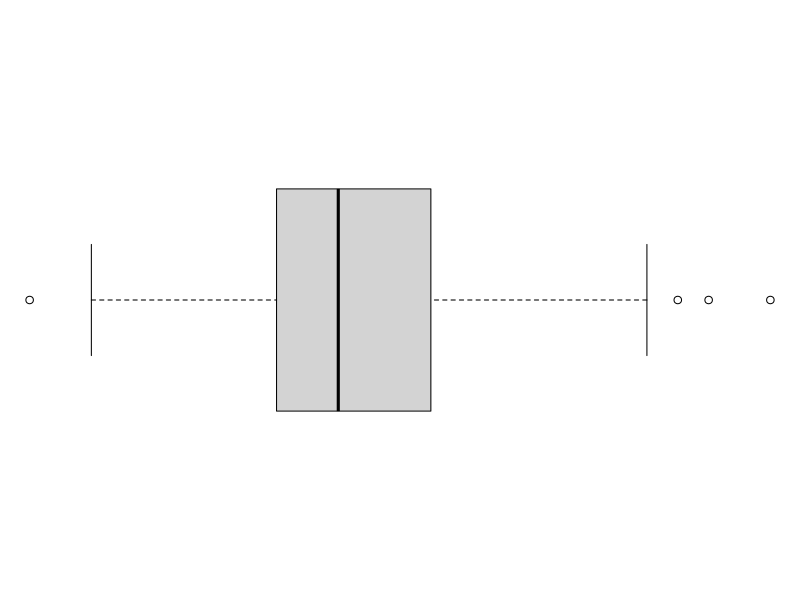

The R source for this figure:
## ---- chunk 1
library(knitr)
opts_chunk$set(tidy = TRUE, cache = FALSE) 
library(knitr)
## ---- chunk 2
library("DiagrammeR")

DiagrammeR::grViz(" 
digraph rmarkdown {

graph [fontsize = 16, fontname = Arial, nodesep = .1, ranksep = .6]
node [fontsize = 16, fontname = Arial, fontcolor = White]
edge [fontsize = 12, fontname = Arial, width = 2]

Type [shape=rectangle,style=filled, color=SteelBlue4,width=5]

Qualitative [shape=rectangle, style=filled, color=SteelBlue3, label='Qualitative or Categorical \\n (Categories) \\n R: Factor or Character']

Quantitative [shape=rectangle, style=filled, color=SteelBlue3, label='Quantitative or Numerical \\n (Measurements) \\n R: Numeric ']

Ordinal [shape=rectangle, style=filled, color=SteelBlue3, label='Ordinal \\n (ordered) ']

Nominal [shape=rectangle, style=filled, color=SteelBlue3, label='Nominal \\n (non-ordered)']

BinaryO [shape=rectangle, style=filled, color=SteelBlue3, label='Binary \\n (2 categories)']

BinaryN [shape=rectangle, style=filled, color=SteelBlue3, label='Binary \\n (2 categories)']

NonBinaryO [shape=rectangle, style=filled, color=SteelBlue3, label='\\n (3+ categories)']

NonBinaryN [shape=rectangle, style=filled, color=SteelBlue3, label='\\n (3+ categories)']

Discrete [shape=rectangle, style=filled, color=SteelBlue3, label='Discrete \\n R: Integer  (int)']

Continuous [shape=rectangle, style=filled, color=SteelBlue3, label='Continuous \\n R: Double']

Type -> Qualitative  [label = '']
Type -> Quantitative [label = '']
Qualitative -> Ordinal  [label = '', style='dotted']
Qualitative -> Nominal  [label = '', style='dotted']
Ordinal -> BinaryO  [label = '', style='dotted']
Ordinal -> NonBinaryO  [label = '', style='dotted']
Nominal -> BinaryN  [label = '', style='dotted']
Nominal -> NonBinaryN  [label = '', style='dotted']
Quantitative -> Continuous  [label = '', style='dotted']
Quantitative -> Discrete  [label = '', style='dotted']

}
")
detach(package:DiagrammeR)
## ---- chunk 3
par(mar=c(0, 0, 0, 0))
boxplot(iris$Sepal.Width, horizontal = T, frame.plot = FALSE, xaxt='n', ann=FALSE)
